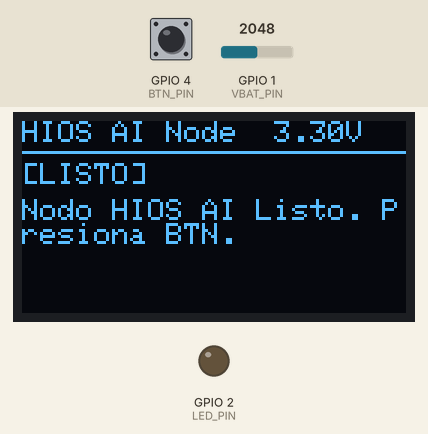
This program was run on a simulated ESP32-S3. Shown: 128×64 one-colour display, output pins drawn as LEDs (lit = HIGH). Dashed ring = blinking. The inputs (shaded band) are chosen by the test bench; at power-on: GPIO 4 (BTN_PIN) HIGH, GPIO 1 (VBAT_PIN) = 2048. WiFi joins after 1.5 s; servers stay silent unless stated; I2S audio is not simulated (input reads silence); uploads are accepted with an empty reply.

Above: at 2.8 s.
2.9 s: GPIO 4 (BTN_PIN) pulled LOW for 0.15 s
At 4.5 s:
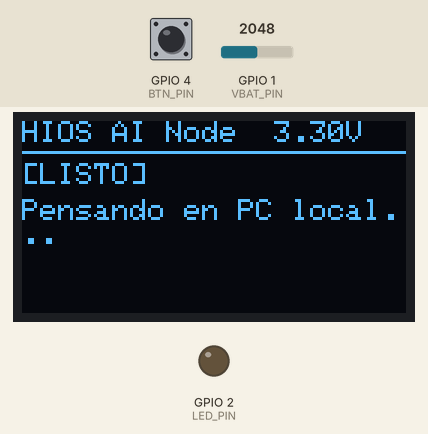
4.8 s: GPIO 1 (VBAT_PIN) set to 2866
At 5.8 s:
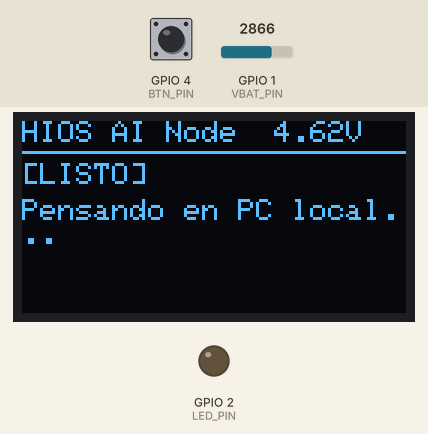
6.3 s: GPIO 4 (BTN_PIN) pulled LOW for 1 s
At 6.6 s:
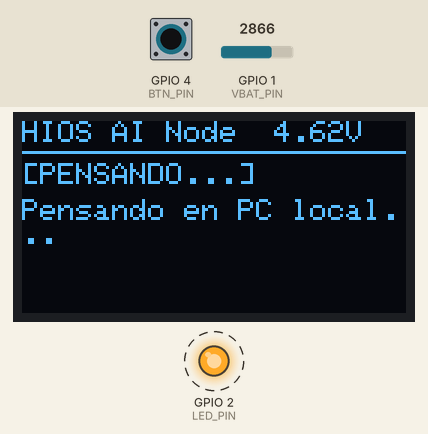
7.9 s: GPIO 1 (VBAT_PIN) set to 3603
At 8.5 s:
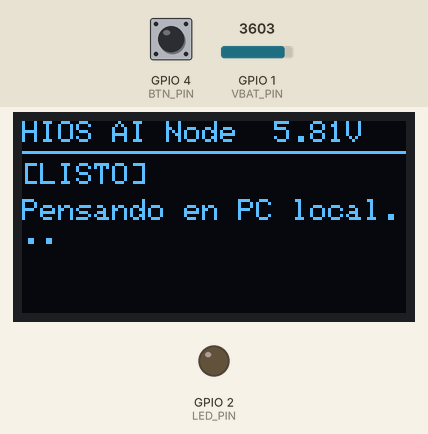
9.4 s: GPIO 1 (VBAT_PIN) set to 4095
At 10.8 s:
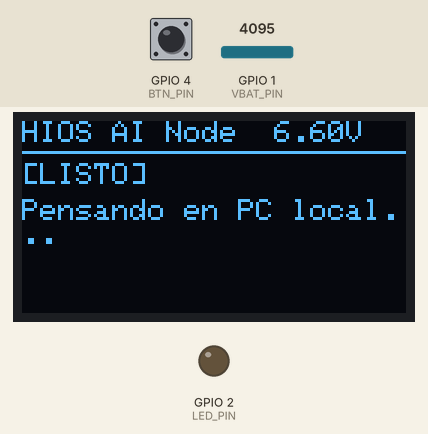
Timing chart, 0 to 11.9 s (numbered marks = the images above; inputs shaded):
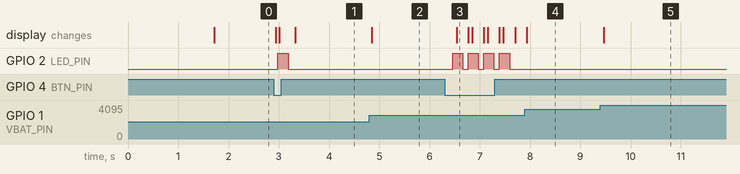

The program:

main.cpp
```cpp
// ====================================================================
// HIOS Node AI — Main Firmware (ESP32-S3 FreeRTOS Dual Core)
// ====================================================================
// Botón → consulta a Ollama por WiFi → respuesta en el OLED + beep por el
// MAX98357A. Muestra la tensión de la 18650 leída por el divisor en GPIO1.
//
// Credenciales y servidor: NO van en el código. Se pasan por build_flags en
// platformio.ini (con los valores reales solo en tu copia local).
// ====================================================================
#include <Arduino.h>
#include <WiFi.h>
#include <HTTPClient.h>
#include <ArduinoJson.h>
#include <Wire.h>
#include <Adafruit_GFX.h>
#include <Adafruit_SSD1306.h>
#include <math.h>
#include "driver/i2s.h"

#ifndef WIFI_SSID
#define WIFI_SSID "CAMBIAME"
#endif
#ifndef WIFI_PASS
#define WIFI_PASS "CAMBIAME"
#endif
#ifndef OLLAMA_URL
#define OLLAMA_URL "http://192.168.1.50:11434/api/chat"
#endif
#ifndef MODEL_NAME
#define MODEL_NAME "llama3.1:8b"
#endif

// --- Pines (fuente de verdad: projects/hios-node-ai/hardware/README.md) ---
// GPIO26–37 los usa la flash/PSRAM octal del N16R8 y GPIO22–25 no existen
// en el S3: nada del cableado puede caer ahí.
const int BTN_PIN = 4;        // pulsador PTT a GND (INPUT_PULLUP)
const int LED_PIN = 2;        // LED de estado vía 330Ω
const int SDA_PIN = 8;        // OLED SDA (default de Wire en el S3)
const int SCL_PIN = 9;        // OLED SCL (default de Wire en el S3)
const int VBAT_PIN = 1;       // ADC1_CH0, divisor 100k/100k desde la batería
const int AMP_BCLK_PIN = 15;  // MAX98357A BCLK
const int AMP_LRC_PIN = 16;   // MAX98357A LRC
const int AMP_DIN_PIN = 17;   // MAX98357A DIN
// Micrófono INMP441: cableado y reservado, el firmware todavía no lo lee.
const int MIC_SCK_PIN = 42;
const int MIC_WS_PIN = 41;
const int MIC_SD_PIN = 40;

const float VBAT_DIVIDER = 2.0f;  // (100k + 100k) / 100k
const i2s_port_t AMP_PORT = I2S_NUM_1;  // I2S_NUM_0 queda para el micrófono
const int SAMPLE_RATE = 16000;
const int BEEP_AMPLITUDE = 3000;  // de 32767: volumen moderado para un 4Ω 3W

Adafruit_SSD1306 display(128, 64, &Wire, -1);

volatile bool isThinking = false;
volatile bool triggerPrompt = false;
volatile bool beepPending = false;
char responseBuffer[512] = "Nodo HIOS AI Listo. Presiona BTN.";

void ampInit() {
  i2s_config_t cfg = {
    .mode = (i2s_mode_t)(I2S_MODE_MASTER | I2S_MODE_TX),
    .sample_rate = SAMPLE_RATE,
    .bits_per_sample = I2S_BITS_PER_SAMPLE_16BIT,
    .channel_format = I2S_CHANNEL_FMT_RIGHT_LEFT,  // estéreo: suena con SD en L, R o mezcla
    .communication_format = I2S_COMM_FORMAT_STAND_I2S,
    .intr_alloc_flags = ESP_INTR_FLAG_LEVEL1,
    .dma_buf_count = 4,
    .dma_buf_len = 256,
    .use_apll = false,
    .tx_desc_auto_clear = true,
    .fixed_mclk = 0,
  };
  i2s_pin_config_t pins = {
    .mck_io_num = I2S_PIN_NO_CHANGE,
    .bck_io_num = AMP_BCLK_PIN,
    .ws_io_num = AMP_LRC_PIN,
    .data_out_num = AMP_DIN_PIN,
    .data_in_num = I2S_PIN_NO_CHANGE,
  };
  i2s_driver_install(AMP_PORT, &cfg, 0, NULL);
  i2s_set_pin(AMP_PORT, &pins);
  i2s_zero_dma_buffer(AMP_PORT);
}

// Tono corto: avisa que llegó la respuesta (o un error).
void beep(float freq, int ms) {
  static int16_t buf[256 * 2];  // intercalado [L, R]: el mismo sample en los dos slots
  const int total = (SAMPLE_RATE * ms) / 1000;
  const double inc = 2.0 * M_PI * freq / SAMPLE_RATE;
  double phase = 0.0;
  for (int done = 0; done < total; done += 256) {
    for (int i = 0; i < 256; i++) {
      const int16_t sample = (int16_t)(sin(phase) * BEEP_AMPLITUDE);
      buf[i * 2] = sample;
      buf[i * 2 + 1] = sample;
      phase += inc;
      if (phase > 2.0 * M_PI) phase -= 2.0 * M_PI;
    }
    size_t written;
    i2s_write(AMP_PORT, buf, sizeof(buf), &written, portMAX_DELAY);
  }
  i2s_zero_dma_buffer(AMP_PORT);
}

float readBatteryVolts() {
  uint32_t sum = 0;
  for (int i = 0; i < 8; i++) sum += analogReadMilliVolts(VBAT_PIN);
  return (sum / 8.0f) * VBAT_DIVIDER / 1000.0f;
}

void networkTask(void *pvParameters) {
  for (;;) {
    if (triggerPrompt && !isThinking) {
      triggerPrompt = false;
      isThinking = true;
      digitalWrite(LED_PIN, HIGH);

      if (WiFi.status() == WL_CONNECTED) {
        HTTPClient http;
        http.begin(OLLAMA_URL);
        http.addHeader("Content-Type", "application/json");
        http.setTimeout(30000);

        JsonDocument doc;
        doc["model"] = MODEL_NAME;
        doc["stream"] = false;

        JsonArray messages = doc["messages"].to<JsonArray>();
        JsonObject msg1 = messages.add<JsonObject>();
        msg1["role"] = "system";
        msg1["content"] = "Eres el asistente de voz del laboratorio HIOS. Responde en 15 palabras de forma concisa.";

        JsonObject msg2 = messages.add<JsonObject>();
        msg2["role"] = "user";
        msg2["content"] = "Dame una frase de inspiracion maker para hoy.";

        String body;
        serializeJson(doc, body);

        int code = http.POST(body);
        if (code == 200) {
          String res = http.getString();
          JsonDocument resDoc;
          if (!deserializeJson(resDoc, res)) {
            const char* txt = resDoc["message"]["content"];
            snprintf(responseBuffer, sizeof(responseBuffer), "%s", txt ? txt : "Sin texto");
          }
        } else {
          snprintf(responseBuffer, sizeof(responseBuffer), "HTTP Err: %d", code);
        }
        http.end();
      } else {
        snprintf(responseBuffer, sizeof(responseBuffer), "WiFi Desconectado");
      }

      isThinking = false;
      beepPending = true;
      digitalWrite(LED_PIN, LOW);
    }
    vTaskDelay(pdMS_TO_TICKS(100));
  }
}

void setup() {
  Serial.begin(115200);
  pinMode(BTN_PIN, INPUT_PULLUP);
  pinMode(LED_PIN, OUTPUT);
  digitalWrite(LED_PIN, LOW);
  analogSetPinAttenuation(VBAT_PIN, ADC_11db);
  ampInit();

  Wire.begin(SDA_PIN, SCL_PIN);
  if (display.begin(SSD1306_SWITCHCAPVCC, 0x3C)) {
    display.clearDisplay();
    display.setTextSize(1);
    display.setTextColor(SSD1306_WHITE);
    display.setCursor(0, 0);
    display.println("HIOS AI Node Init...");
    display.println("Conectando WiFi...");
    display.display();
  }

  WiFi.begin(WIFI_SSID, WIFI_PASS);
  while (WiFi.status() != WL_CONNECTED) {
    delay(500);
  }

  xTaskCreatePinnedToCore(networkTask, "NetTask", 8192, NULL, 2, NULL, 0);
  beep(880, 120);
}

void loop() {
  static unsigned long lastDebounce = 0;
  if (digitalRead(BTN_PIN) == LOW && (millis() - lastDebounce > 300)) {
    lastDebounce = millis();
    if (!isThinking) {
      triggerPrompt = true;
      snprintf(responseBuffer, sizeof(responseBuffer), "Pensando en PC local...");
    }
  }

  if (beepPending) {
    beepPending = false;
    beep(1320, 80);
  }

  display.clearDisplay();
  display.setCursor(0, 0);
  display.printf("HIOS AI Node  %.2fV", readBatteryVolts());
  display.drawLine(0, 10, 128, 10, SSD1306_WHITE);
  display.setCursor(0, 14);
  display.println(isThinking ? "[PENSANDO...]" : "[LISTO]");
  display.setCursor(0, 26);
  display.println(responseBuffer);
  display.display();

  delay(50);
}
```

Measured:
- after the input at 2.9 s, GPIO 2 (LED_PIN): LOW → HIGH after 0.08 s, → LOW 0.20 s later; the display: changes at once (image 1)
- after the input at 4.8 s, the display: changes after 0.05 s (image 2)
- after the input at 6.3 s, GPIO 2 (LED_PIN): alternates HIGH for 0.20 s and LOW for 0.11 s, starting after 0.16 s; the display: changes after 0.24 s (image 3)
- after the input at 7.9 s, the display: changes at once (image 4)
- after the input at 9.4 s, the display: changes after 0.06 s (image 5)
